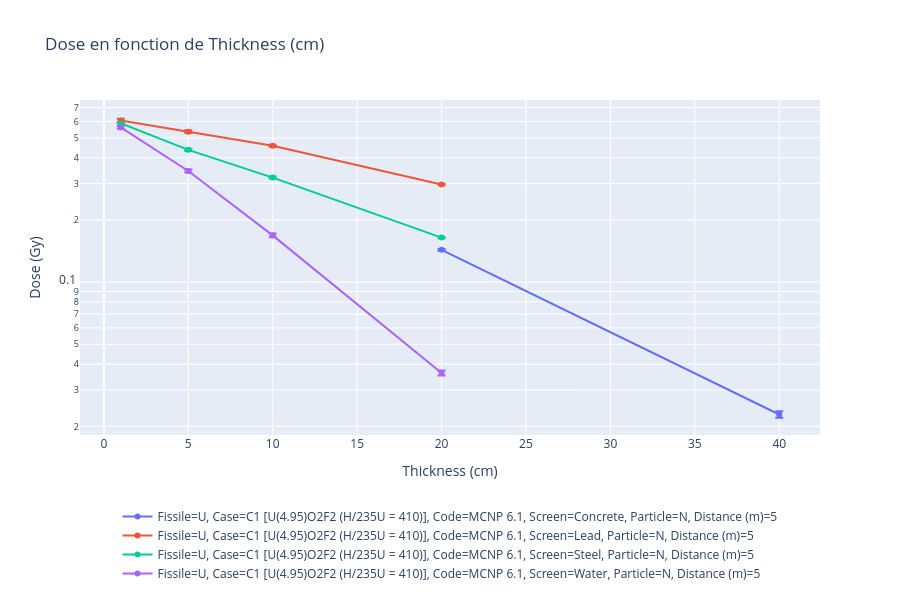

Notebook source saved alongside this figure:
### Markdown cell above
## Test 2 : Comparaison de différents écrans en fonction de l'épaisseur

À distance fixe, comparons l'efficacité de différents matériaux d'écran

### Code cell
# Comparer différents matériaux à distance fixe
filters = {
    'Particle': ['N'],
    'Screen': ['Concrete', 'Steel', 'Lead', 'Water'],  # Tous les matériaux
    'Case': ['C1 [U(4.95)O2F2 (H/235U = 410)]'],
    'Code': ['MCNP 6.1'],
    'Distance (m)': [5]  # Distance fixe
}

fig = plot_dose_vs_variable(data_wall, x_variable='Thickness (cm)', filters=filters)
fig.show()

### Figure 1 — Plotly figure (JSON) as saved in the notebook; plotly's stock layout.template omitted (floating-point values rounded to 4 significant figures)
{"data": [{"error_y": {"array": [0.001391, 0.0008154], "type": "data", "visible": true}, "mode": "lines+markers", "name": "Fissile=U, Case=C1 [U(4.95)O2F2 (H/235U = 410)], Code=MCNP 6.1, Screen=Concrete, Particle=N, Distance (m)=5", "type": "scatter", "x": [20, 40], "y": [0.1434, 0.02284]}, {"error_y": {"array": [0.01195, 0.008088, 0.005626, 0.002408], "type": "data", "visible": true}, "mode": "lines+markers", "name": "Fissile=U, Case=C1 [U(4.95)O2F2 (H/235U = 410)], Code=MCNP 6.1, Screen=Lead, Particle=N, Distance (m)=5", "type": "scatter", "x": [1, 5, 10, 20], "y": [0.6066, 0.5356, 0.4574, 0.2972]}, {"error_y": {"array": [0.0003588, 0.006033, 0.003498, 0.001052], "type": "data", "visible": true}, "mode": "lines+markers", "name": "Fissile=U, Case=C1 [U(4.95)O2F2 (H/235U = 410)], Code=MCNP 6.1, Screen=Steel, Particle=N, Distance (m)=5", "type": "scatter", "x": [1, 5, 10, 20], "y": [0.5882, 0.4372, 0.3209, 0.1644]}, {"error_y": {"array": [0.009214, 0.005631, 0.003571, 0.001001], "type": "data", "visible": true}, "mode": "lines+markers", "name": "Fissile=U, Case=C1 [U(4.95)O2F2 (H/235U = 410)], Code=MCNP 6.1, Screen=Water, Particle=N, Distance (m)=5", "type": "scatter", "x": [1, 5, 10, 20], "y": [0.5618, 0.3455, 0.1684, 0.03628]}], "layout": {"height": 600, "hovermode": "closest", "legend": {"orientation": "h", "x": 0.5, "xanchor": "center", "y": -0.2, "yanchor": "top"}, "showlegend": true, "title": {"text": "Dose en fonction de Thickness (cm)"}, "xaxis": {"title": {"text": "Thickness (cm)"}}, "yaxis": {"title": {"text": "Dose (Gy)"}, "type": "log"}}}
